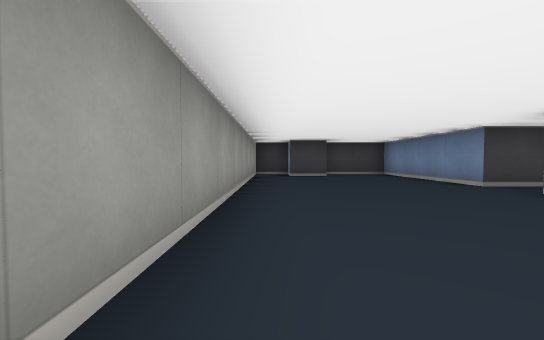
View 1 (above)

17 first-person views from a walk through a cub3D maze. The camera is about half as high as the walls, tilts 2° down and sees 90° across. The floor is counted in squares. Each view is taken from the middle of a square. On the plan, view 1 faces up. The plan holds only what a view shows up to about 9 squares ahead; the rest is blank.

View 2
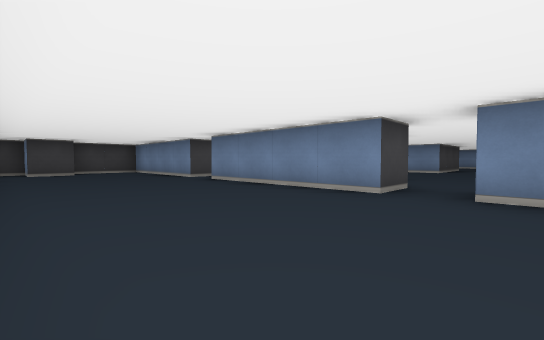

View 3
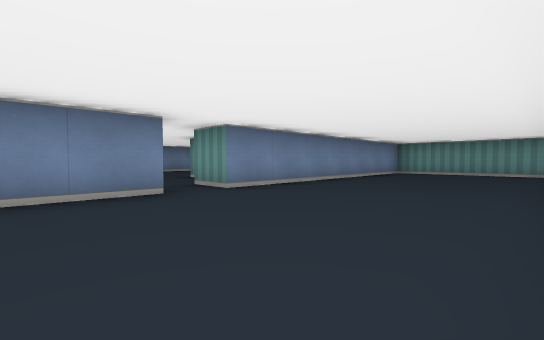

View 4
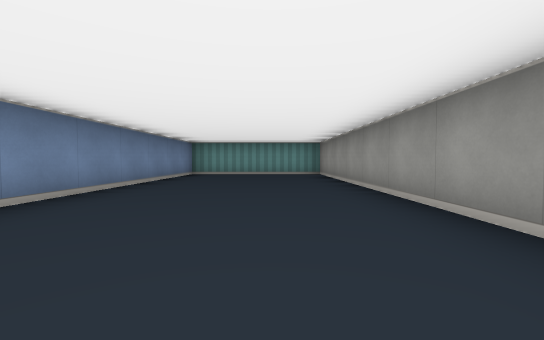

View 5
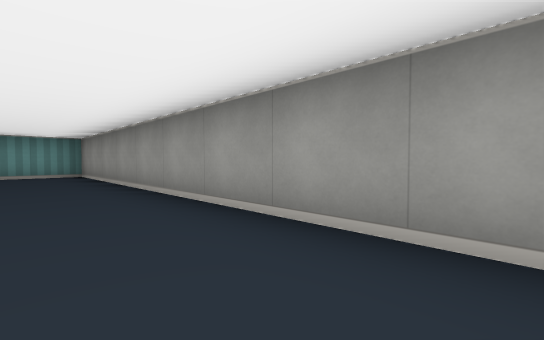

View 6
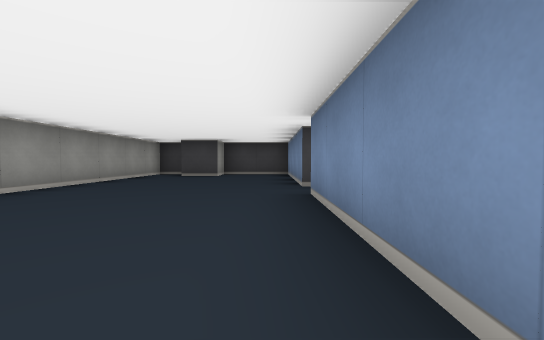

View 7
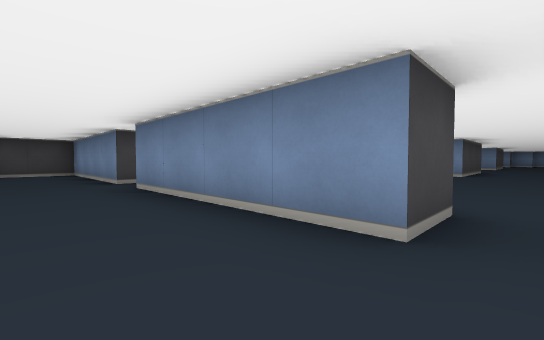

View 8
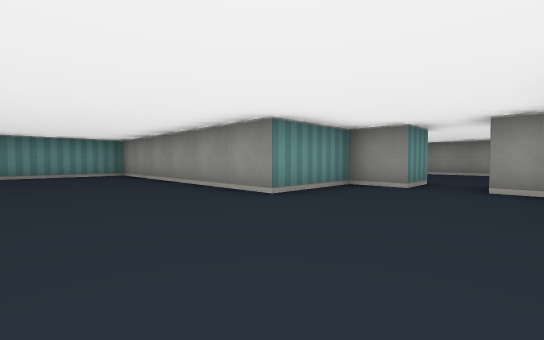

View 9
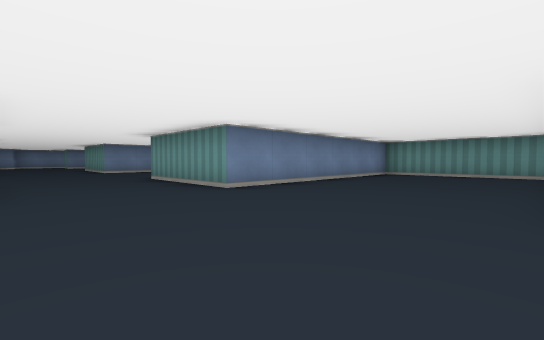

View 10
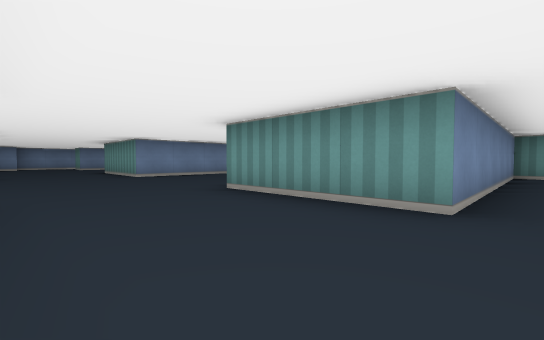

View 11
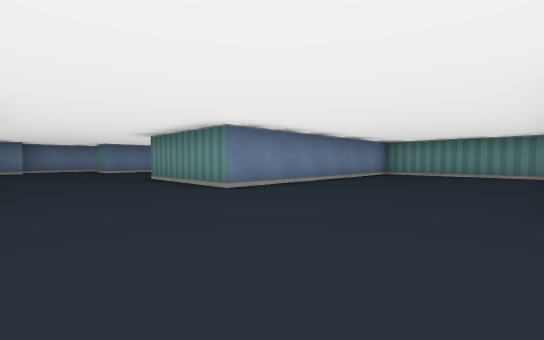

View 12
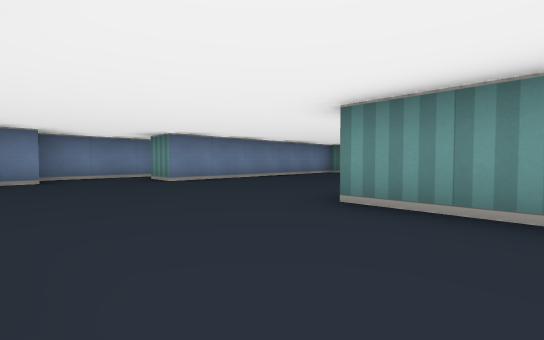

View 13
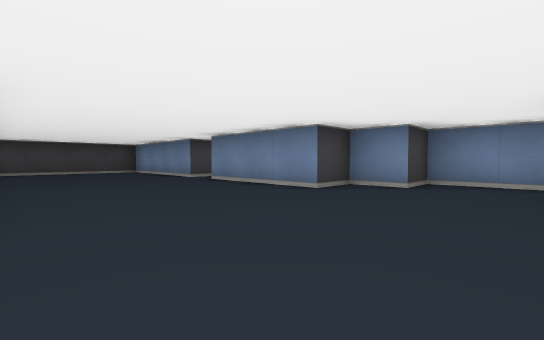

View 14
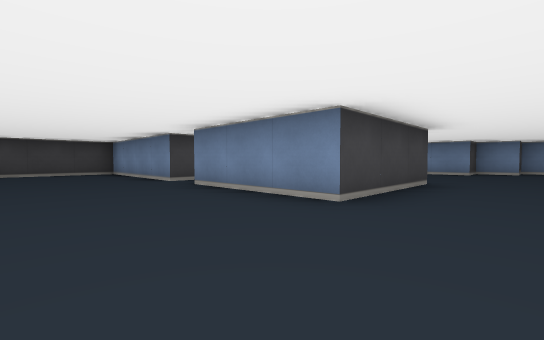

View 15
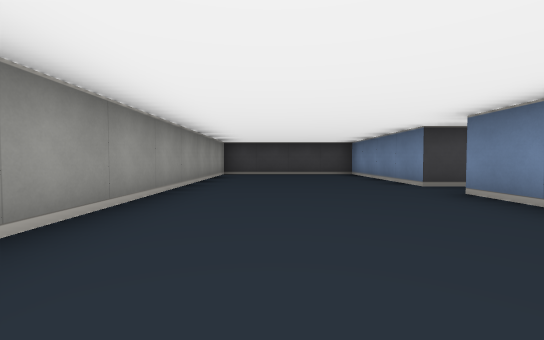

View 16
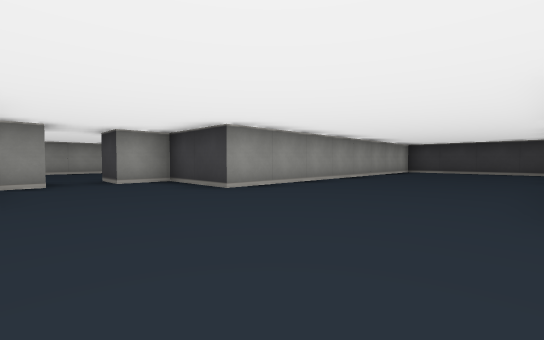

View 17
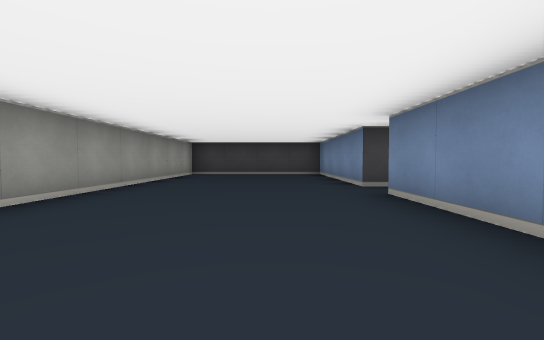

### Floor plan
Points are (right, up) in squares from view 1. A wall is a line through its corners. A room is listed if a view was taken in it or the views show most of it. See-through windows are left out.
Room 1 (views 1, 2, 3, 4, 5, 6, 7)
walls: (4.5, -0.5) (3.5, -0.5) (3.5, 3.5); (4.5, 4.5) (3.5, 4.5) (3.5, 8.5) (1.5, 8.5) (1.5, 7.5) (0.5, 7.5) (0.5, 8.5) (-0.5, 8.5) (-0.5, -8.5) (3.5, -8.5) (3.5, -1.5) (4.5, -1.5)
ways out: opening at (4, -1) to room 2; opening at (4, 4)
Room 2 (views 8, 9, 10, 11, 12, 13, 14, 15, 16, 17)
walls: (13.2, 0.5) (10.5, 0.5) (10.5, 3.5); (20.6, 0.5) (17.5, 0.5) (17.5, 3.5); (18.2, 4.5) (17.5, 4.5) (17.5, 8.5) (13.5, 8.5) (13.5, 1.4); (10.5, 4.5) (10.5, 8.5) (6.5, 8.5) (6.5, 0.5) (4.5, 0.5) (4.5, -0.5); (14, -8.5) (17.5, -8.5) (17.5, -2.5) (20.5, -2.5); (25.2, 4.5) (24.5, 4.5) (24.5, 7.2); (26.5, -3) (26.5, -0.5) (25.5, -0.5) (25.5, 0.5) (24.5, 0.5) (24.5, 3.5); (23.2, 8.5) (21, 8.5); (24.5, -7.2) (24.5, -2.5) (25.5, -2.5); (4.5, -1.5) (4.5, -2.5) (6.5, -2.5) (6.5, -8.5) (10.5, -8.5) (10.5, -2.5) (13.5, -2.5)
ways out: opening at (4, -1) to room 1; opening at (11, 4); opening at (18, 4); opening at (25, 4)

Positions as (right, up) in squares from view 1, and headings:
1: (0, 0), facing up
2: (0, -2), facing up-right
3: (0, 1), facing down-right
4: (1, 0), facing down
5: (1, 0), facing down-left
6: (3, 0), facing up
7: (2, -1), facing up-right
8: (9, 0), facing down-left
9: (7, 0), facing down-right
10: (10, 0), facing down-right
11: (14, 0), facing down-right
12: (19, 0), facing down-right
13: (21, -2), facing up-right
14: (15, -1), facing up-right
15: (15, 0), facing up
16: (10, -2), facing up-left
17: (9, 0), facing up
